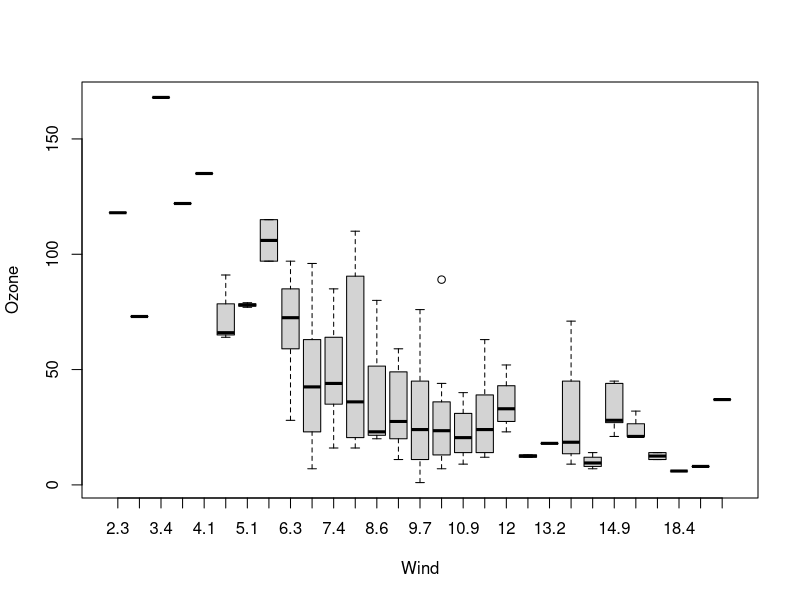

The R source for this figure:
## ---- chunk 1
## insert your brilliant WORKING code here
head(airquality)
fit<-lm(Ozone~Wind+Temp,data=airquality)
summary(fit)
## ---- chunk 2
boxplot(Ozone~Wind,data=airquality)
